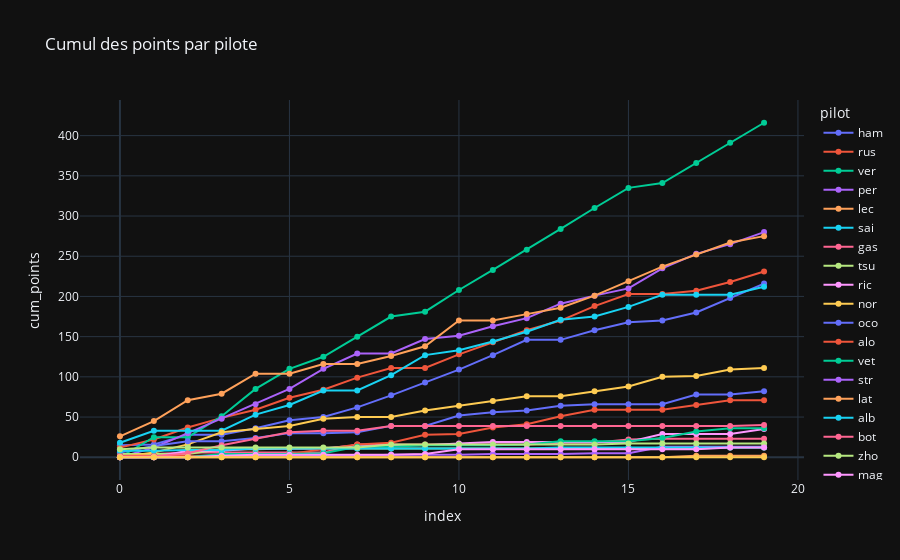

Source (notebook cell):
### Markdown cell above
### Evolutions

Ici c'est les courbes d'evolutions au cours de la saison

### Code cell
px.line(data_points, x="index", y="cum_points", color="pilot", title="Cumul des points par pilote", template="plotly_dark", markers=True)

### Figure 1 — Plotly figure (JSON) as saved in the notebook; plotly's stock layout.template omitted (floating-point values rounded to 4 significant figures)
{"data": [{"hovertemplate": "pilot=ham<br>index=%{x}<br>cum_points=%{y}<extra></extra>", "legendgroup": "ham", "line": {"color": "#636efa", "dash": "solid"}, "marker": {"symbol": "circle"}, "mode": "lines+markers", "name": "ham", "orientation": "v", "showlegend": true, "type": "scatter", "x": [0, 1, 2, 3, 4, 5, 6, 7, 8, 9, 10, 11, 12, 13, 14, 15, 16, 17, 18, 19], "xaxis": "x", "y": [15, 16, 28, 28, 36, 46, 50, 62, 77, 93, 109, 127, 146, 146, 158, 168, 170, 180, 198, 216], "yaxis": "y"}, {"hovertemplate": "pilot=rus<br>index=%{x}<br>cum_points=%{y}<extra></extra>", "legendgroup": "rus", "line": {"color": "#EF553B", "dash": "solid"}, "marker": {"symbol": "circle"}, "mode": "lines+markers", "name": "rus", "orientation": "v", "showlegend": true, "type": "scatter", "x": [0, 1, 2, 3, 4, 5, 6, 7, 8, 9, 10, 11, 12, 13, 14, 15, 16, 17, 18, 19], "xaxis": "x", "y": [12, 22, 37, 49, 59, 74, 84, 99, 111, 111, 128, 143, 158, 170, 188, 203, 203, 207, 218, 231], "yaxis": "y"}, {"hovertemplate": "pilot=ver<br>index=%{x}<br>cum_points=%{y}<extra></extra>", "legendgroup": "ver", "line": {"color": "#00cc96", "dash": "solid"}, "marker": {"symbol": "circle"}, "mode": "lines+markers", "name": "ver", "orientation": "v", "showlegend": true, "type": "scatter", "x": [0, 1, 2, 3, 4, 5, 6, 7, 8, 9, 10, 11, 12, 13, 14, 15, 16, 17, 18, 19], "xaxis": "x", "y": [0, 25, 25, 51, 85, 110, 125, 150, 175, 181, 208, 233, 258, 284, 310, 335, 341, 366, 391, 416], "yaxis": "y"}, {"hovertemplate": "pilot=per<br>index=%{x}<br>cum_points=%{y}<extra></extra>", "legendgroup": "per", "line": {"color": "#ab63fa", "dash": "solid"}, "marker": {"symbol": "circle"}, "mode": "lines+markers", "name": "per", "orientation": "v", "showlegend": true, "type": "scatter", "x": [0, 1, 2, 3, 4, 5, 6, 7, 8, 9, 10, 11, 12, 13, 14, 15, 16, 17, 18, 19], "xaxis": "x", "y": [0, 12, 30, 48, 66, 85, 110, 129, 129, 147, 151, 163, 173, 191, 201, 210, 235, 253, 265, 280], "yaxis": "y"}, {"hovertemplate": "pilot=lec<br>index=%{x}<br>cum_points=%{y}<extra></extra>", "legendgroup": "lec", "line": {"color": "#FFA15A", "dash": "solid"}, "marker": {"symbol": "circle"}, "mode": "lines+markers", "name": "lec", "orientation": "v", "showlegend": true, "type": "scatter", "x": [0, 1, 2, 3, 4, 5, 6, 7, 8, 9, 10, 11, 12, 13, 14, 15, 16, 17, 18, 19], "xaxis": "x", "y": [26, 45, 71, 79, 104, 104, 116, 116, 126, 138, 170, 170, 178, 186, 201, 219, 237, 252, 267, 275], "yaxis": "y"}, {"hovertemplate": "pilot=sai<br>index=%{x}<br>cum_points=%{y}<extra></extra>", "legendgroup": "sai", "line": {"color": "#19d3f3", "dash": "solid"}, "marker": {"symbol": "circle"}, "mode": "lines+markers", "name": "sai", "orientation": "v", "showlegend": true, "type": "scatter", "x": [0, 1, 2, 3, 4, 5, 6, 7, 8, 9, 10, 11, 12, 13, 14, 15, 16, 17, 18, 19], "xaxis": "x", "y": [18, 33, 33, 33, 53, 65, 83, 83, 102, 127, 133, 144, 156, 171, 175, 187, 202, 202, 202, 212], "yaxis": "y"}, {"hovertemplate": "pilot=gas<br>index=%{x}<br>cum_points=%{y}<extra></extra>", "legendgroup": "gas", "line": {"color": "#FF6692", "dash": "solid"}, "marker": {"symbol": "circle"}, "mode": "lines+markers", "name": "gas", "orientation": "v", "showlegend": true, "type": "scatter", "x": [0, 1, 2, 3, 4, 5, 6, 7, 8, 9, 10, 11, 12, 13, 14, 15, 16, 17, 18, 19], "xaxis": "x", "y": [0, 4, 6, 6, 6, 6, 6, 16, 16, 16, 16, 16, 16, 18, 18, 22, 23, 23, 23, 23], "yaxis": "y"}, {"hovertemplate": "pilot=tsu<br>index=%{x}<br>cum_points=%{y}<extra></extra>", "legendgroup": "tsu", "line": {"color": "#B6E880", "dash": "solid"}, "marker": {"symbol": "circle"}, "mode": "lines+markers", "name": "tsu", "orientation": "v", "showlegend": true, "type": "scatter", "x": [0, 1, 2, 3, 4, 5, 6, 7, 8, 9, 10, 11, 12, 13, 14, 15, 16, 17, 18, 19], "xaxis": "x", "y": [4, 4, 4, 10, 10, 11, 11, 11, 11, 11, 11, 11, 11, 11, 11, 11, 11, 11, 12, 12], "yaxis": "y"}, {"hovertemplate": "pilot=ric<br>index=%{x}<br>cum_points=%{y}<extra></extra>", "legendgroup": "ric", "line": {"color": "#FF97FF", "dash": "solid"}, "marker": {"symbol": "circle"}, "mode": "lines+markers", "name": "ric", "orientation": "v", "showlegend": true, "type": "scatter", "x": [0, 1, 2, 3, 4, 5, 6, 7, 8, 9, 10, 11, 12, 13, 14, 15, 16, 17, 18, 19], "xaxis": "x", "y": [0, 0, 8, 8, 11, 11, 11, 15, 15, 15, 17, 19, 19, 19, 19, 19, 29, 29, 29, 35], "yaxis": "y"}, {"hovertemplate": "pilot=nor<br>index=%{x}<br>cum_points=%{y}<extra></extra>", "legendgroup": "nor", "line": {"color": "#FECB52", "dash": "solid"}, "marker": {"symbol": "circle"}, "mode": "lines+markers", "name": "nor", "orientation": "v", "showlegend": true, "type": "scatter", "x": [0, 1, 2, 3, 4, 5, 6, 7, 8, 9, 10, 11, 12, 13, 14, 15, 16, 17, 18, 19], "xaxis": "x", "y": [0, 6, 16, 31, 35, 39, 48, 50, 50, 58, 64, 70, 76, 76, 82, 88, 100, 101, 109, 111], "yaxis": "y"}, {"hovertemplate": "pilot=oco<br>index=%{x}<br>cum_points=%{y}<extra></extra>", "legendgroup": "oco", "line": {"color": "#636efa", "dash": "solid"}, "marker": {"symbol": "circle"}, "mode": "lines+markers", "name": "oco", "orientation": "v", "showlegend": true, "type": "scatter", "x": [0, 1, 2, 3, 4, 5, 6, 7, 8, 9, 10, 11, 12, 13, 14, 15, 16, 17, 18, 19], "xaxis": "x", "y": [6, 14, 20, 20, 24, 30, 30, 31, 39, 39, 52, 56, 58, 64, 66, 66, 66, 78, 78, 82], "yaxis": "y"}, {"hovertemplate": "pilot=alo<br>index=%{x}<br>cum_points=%{y}<extra></extra>", "legendgroup": "alo", "line": {"color": "#EF553B", "dash": "solid"}, "marker": {"symbol": "circle"}, "mode": "lines+markers", "name": "alo", "orientation": "v", "showlegend": true, "type": "scatter", "x": [0, 1, 2, 3, 4, 5, 6, 7, 8, 9, 10, 11, 12, 13, 14, 15, 16, 17, 18, 19], "xaxis": "x", "y": [2, 2, 2, 2, 2, 4, 10, 16, 18, 28, 29, 37, 41, 51, 59, 59, 59, 65, 71, 71], "yaxis": "y"}, {"hovertemplate": "pilot=vet<br>index=%{x}<br>cum_points=%{y}<extra></extra>", "legendgroup": "vet", "line": {"color": "#00cc96", "dash": "solid"}, "marker": {"symbol": "circle"}, "mode": "lines+markers", "name": "vet", "orientation": "v", "showlegend": true, "type": "scatter", "x": [0, 1, 2, 3, 4, 5, 6, 7, 8, 9, 10, 11, 12, 13, 14, 15, 16, 17, 18, 19], "xaxis": "x", "y": [0, 0, 0, 4, 4, 4, 5, 13, 13, 15, 15, 15, 16, 20, 20, 20, 24, 32, 36, 36], "yaxis": "y"}, {"hovertemplate": "pilot=str<br>index=%{x}<br>cum_points=%{y}<extra></extra>", "legendgroup": "str", "line": {"color": "#ab63fa", "dash": "solid"}, "marker": {"symbol": "circle"}, "mode": "lines+markers", "name": "str", "orientation": "v", "showlegend": true, "type": "scatter", "x": [0, 1, 2, 3, 4, 5, 6, 7, 8, 9, 10, 11, 12, 13, 14, 15, 16, 17, 18, 19], "xaxis": "x", "y": [0, 0, 0, 1, 2, 2, 2, 2, 3, 3, 3, 4, 4, 4, 5, 5, 13, 13, 13, 13], "yaxis": "y"}, {"hovertemplate": "pilot=lat<br>index=%{x}<br>cum_points=%{y}<extra></extra>", "legendgroup": "lat", "line": {"color": "#FFA15A", "dash": "solid"}, "marker": {"symbol": "circle"}, "mode": "lines+markers", "name": "lat", "orientation": "v", "showlegend": true, "type": "scatter", "x": [0, 1, 2, 3, 4, 5, 6, 7, 8, 9, 10, 11, 12, 13, 14, 15, 16, 17, 18, 19], "xaxis": "x", "y": [0, 0, 0, 0, 0, 0, 0, 0, 0, 0, 0, 0, 0, 0, 0, 0, 0, 2, 2, 2], "yaxis": "y"}, {"hovertemplate": "pilot=alb<br>index=%{x}<br>cum_points=%{y}<extra></extra>", "legendgroup": "alb", "line": {"color": "#19d3f3", "dash": "solid"}, "marker": {"symbol": "circle"}, "mode": "lines+markers", "name": "alb", "orientation": "v", "showlegend": true, "type": "scatter", "x": [0, 1, 2, 3, 4, 5, 6, 7, 8, 9, 10, 11, 12, 13, 14, 15, 16, 17, 18, 19], "xaxis": "x", "y": [8, 8, 9, 9, 11, 11, 11, 11, 11, 11, 11, 11, 11, 12, 12, 12, 12, 12, 12, 12], "yaxis": "y"}, {"hovertemplate": "pilot=bot<br>index=%{x}<br>cum_points=%{y}<extra></extra>", "legendgroup": "bot", "line": {"color": "#FF6692", "dash": "solid"}, "marker": {"symbol": "circle"}, "mode": "lines+markers", "name": "bot", "orientation": "v", "showlegend": true, "type": "scatter", "x": [0, 1, 2, 3, 4, 5, 6, 7, 8, 9, 10, 11, 12, 13, 14, 15, 16, 17, 18, 19], "xaxis": "x", "y": [1, 1, 5, 15, 23, 31, 33, 33, 39, 39, 39, 39, 39, 39, 39, 39, 39, 39, 39, 40], "yaxis": "y"}, {"hovertemplate": "pilot=zho<br>index=%{x}<br>cum_points=%{y}<extra></extra>", "legendgroup": "zho", "line": {"color": "#B6E880", "dash": "solid"}, "marker": {"symbol": "circle"}, "mode": "lines+markers", "name": "zho", "orientation": "v", "showlegend": true, "type": "scatter", "x": [0, 1, 2, 3, 4, 5, 6, 7, 8, 9, 10, 11, 12, 13, 14, 15, 16, 17, 18, 19], "xaxis": "x", "y": [10, 12, 12, 12, 12, 12, 12, 12, 16, 16, 16, 16, 16, 16, 16, 17, 17, 17, 17, 17], "yaxis": "y"}, {"hovertemplate": "pilot=mag<br>index=%{x}<br>cum_points=%{y}<extra></extra>", "legendgroup": "mag", "line": {"color": "#FF97FF", "dash": "solid"}, "marker": {"symbol": "circle"}, "mode": "lines+markers", "name": "mag", "orientation": "v", "showlegend": true, "type": "scatter", "x": [0, 1, 2, 3, 4, 5, 6, 7, 8, 9, 10, 11, 12, 13, 14, 15, 16, 17, 18, 19], "xaxis": "x", "y": [0, 0, 0, 2, 3, 3, 3, 3, 3, 4, 10, 10, 10, 10, 10, 10, 10, 10, 12, 12], "yaxis": "y"}, {"hovertemplate": "pilot=sch<br>index=%{x}<br>cum_points=%{y}<extra></extra>", "legendgroup": "sch", "line": {"color": "#FECB52", "dash": "solid"}, "marker": {"symbol": "circle"}, "mode": "lines+markers", "name": "sch", "orientation": "v", "showlegend": true, "type": "scatter", "x": [0, 1, 2, 3, 4, 5, 6, 7, 8, 9, 10, 11, 12, 13, 14, 15, 16, 17, 18, 19], "xaxis": "x", "y": [0, 0, 0, 0, 0, 0, 0, 0, 0, 0, 0, 0, 0, 0, 0, 0, 0, 0, 0, 0], "yaxis": "y"}], "layout": {"legend": {"title": {"text": "pilot"}, "tracegroupgap": 0}, "title": {"text": "Cumul des points par pilote"}, "xaxis": {"anchor": "y", "domain": [0, 1], "title": {"text": "index"}}, "yaxis": {"anchor": "x", "domain": [0, 1], "title": {"text": "cum_points"}}}}
